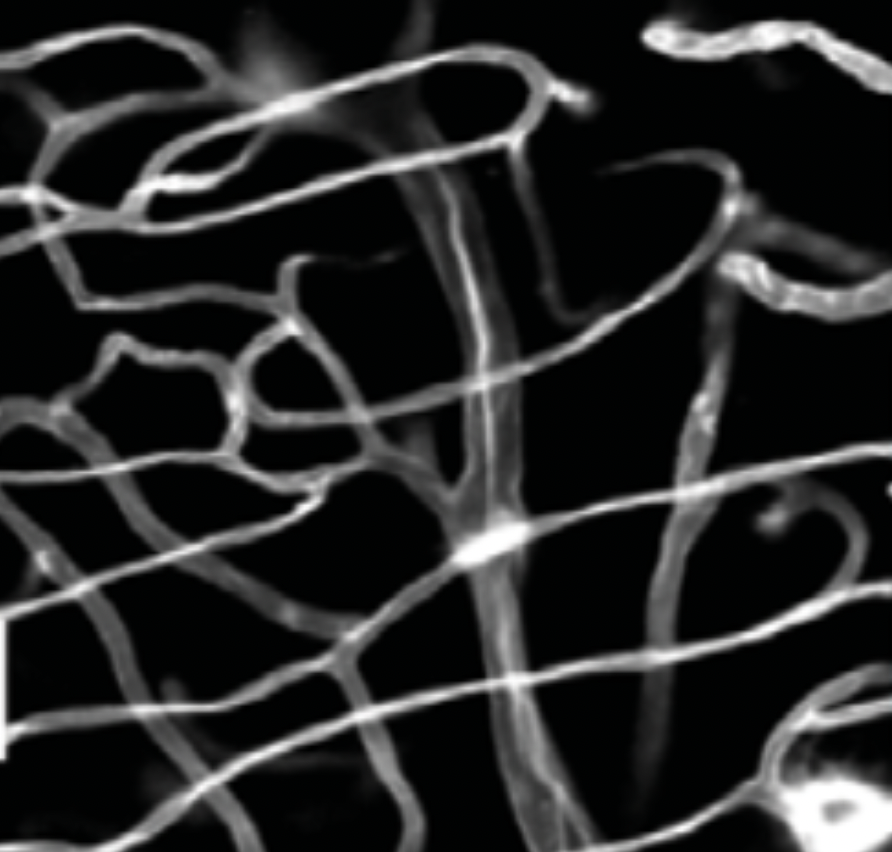
#> input picture microvascularpython/retina_superficial2.png, 892 x 852 px, found by its file name
$ python sharpenvessel.py
#> lines starting #> are read from the running program, lines starting #| are printed output that depends on the picture
import cv2
import numpy as np

#Reading img
img =cv2.imread("/Users/daisymaturo/Downloads/microvascularpython/retina_superficial2.png")
#> img is the input picture: shape (852, 892, 3); mean B, G, R 40.1, 40.2, 39.7

#Gaussian kernel for sharpening
gaussian_blur = cv2.GaussianBlur(img, (7,7), 2)

#Sharpening with addWeighted()
sharpened1 = cv2.addWeighted(img,1.5,gaussian_blur, -0.5,0)
sharpened2 = cv2.addWeighted(img,3.5,gaussian_blur, -2.5,0)
sharpened3 = cv2.addWeighted(img,7.5,gaussian_blur, -6.5,0)
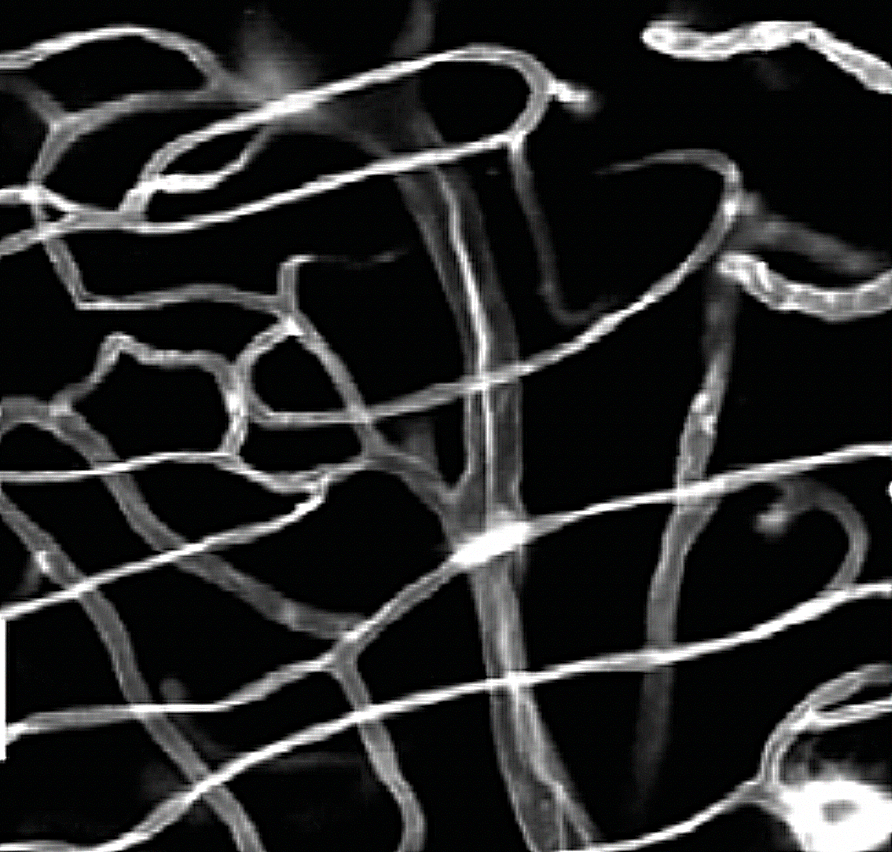
#> sharpened3: shape (852, 892, 3); mean B, G, R 41.4, 41.5, 41


#Showing sharpened images
cv2.imshow("Sharpened 3", sharpened3)
cv2.imshow("Sharpened 2", sharpened2)
cv2.imshow("Sharpened 1", sharpened1)
cv2.imshow("Original", img)
cv2.waitKey(0)

$ run again, with microvascularpython/intermediate_layer.png copied over microvascularpython/retina_superficial2.png
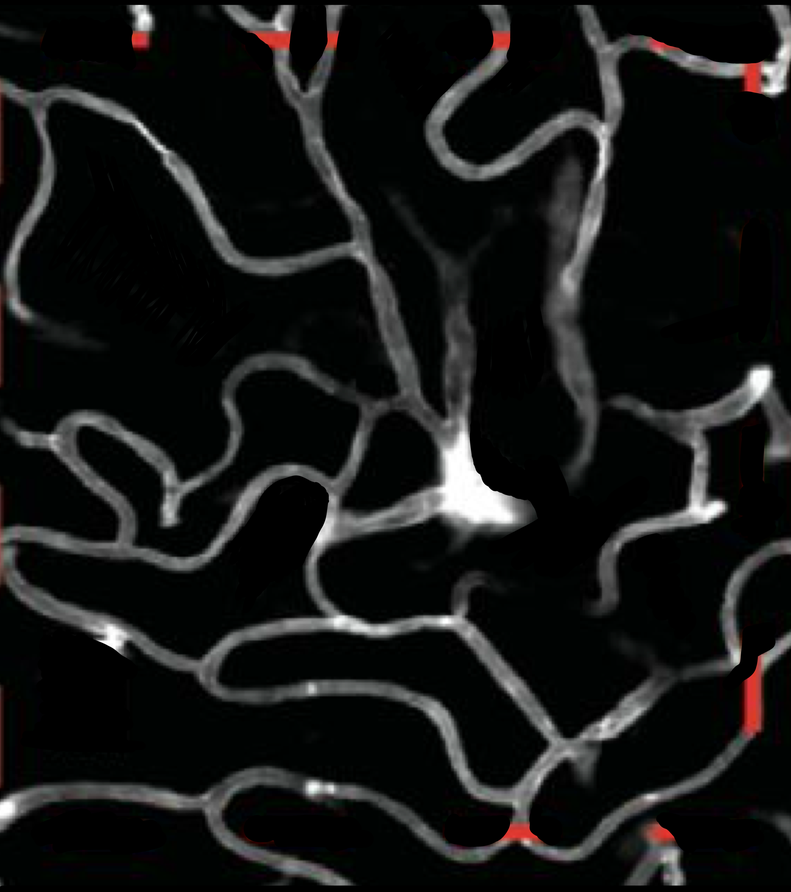
#> input picture microvascularpython/intermediate_layer.png, 791 x 892 px, shrunk from 2219 x 2500 before the run, found by its file name
#> img is the input picture: shape (892, 791, 3); mean B, G, R 21.7, 22.5, 21.6
#> `sharpened3 = cv2.addWeighted(img,7.5,gaussian_blur, -6.5,0)`:
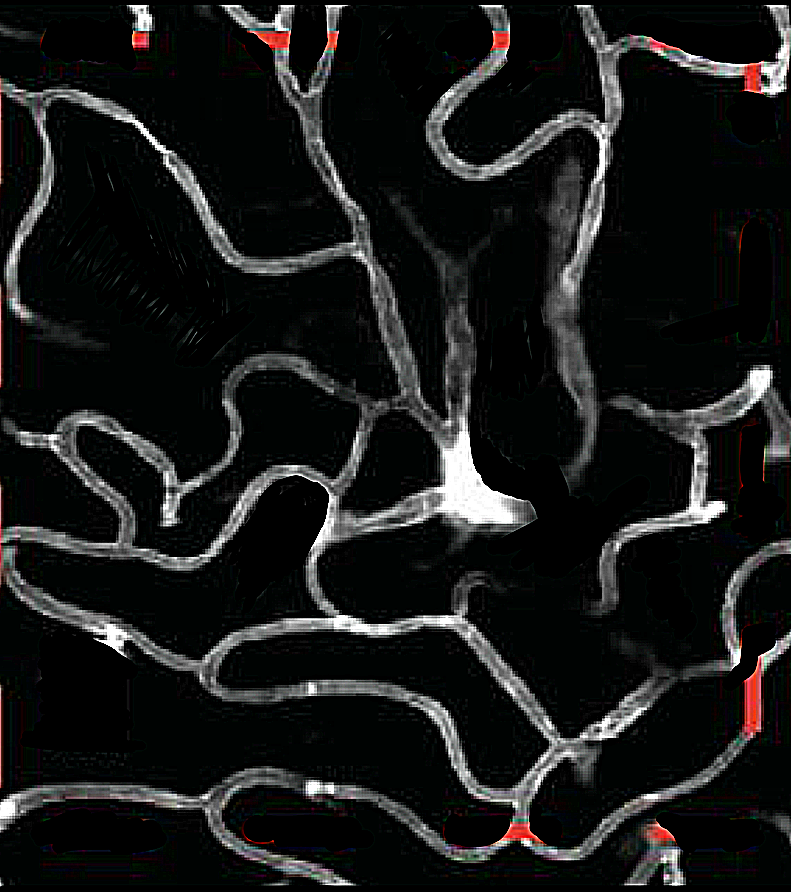
#> sharpened3: shape (892, 791, 3); mean B, G, R 24.7, 25.4, 24.6

$ run again, with microvascularpython/retina_deep1.png copied over microvascularpython/retina_superficial2.png
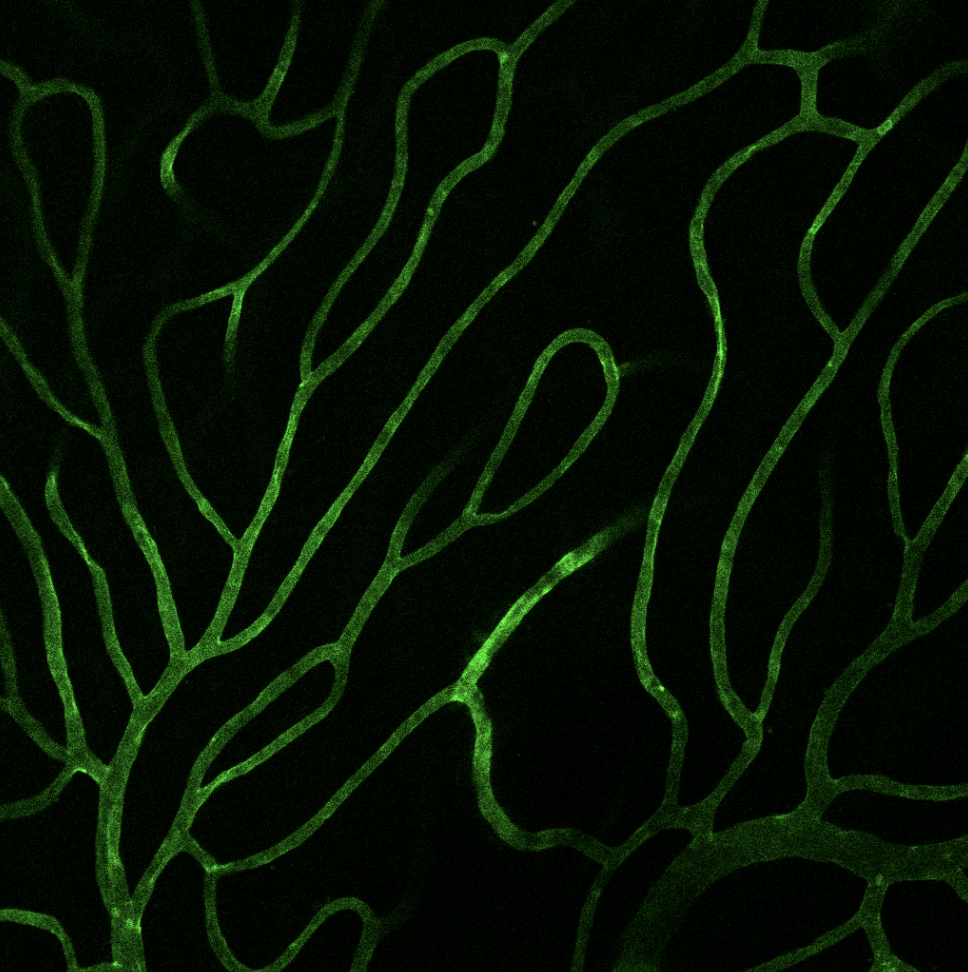
#> input picture microvascularpython/retina_deep1.png, 968 x 972 px, found by its file name
#> img is the input picture: shape (972, 968, 3); mean B, G, R 3.1, 18, 6
#> `sharpened2 = cv2.addWeighted(img,3.5,gaussian_blur, -2.5,0)`:
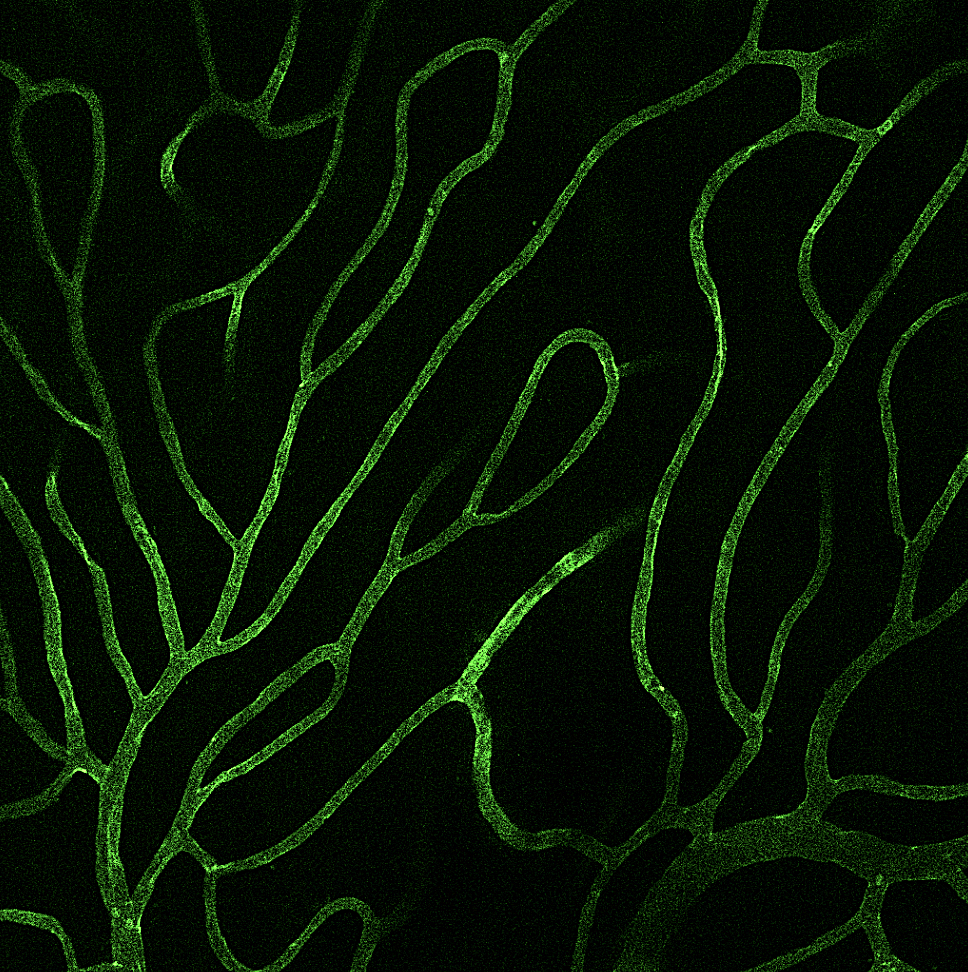
#> sharpened2: shape (972, 968, 3); mean B, G, R 4.1, 21.2, 7.5
#> `sharpened3 = cv2.addWeighted(img,7.5,gaussian_blur, -6.5,0)`:
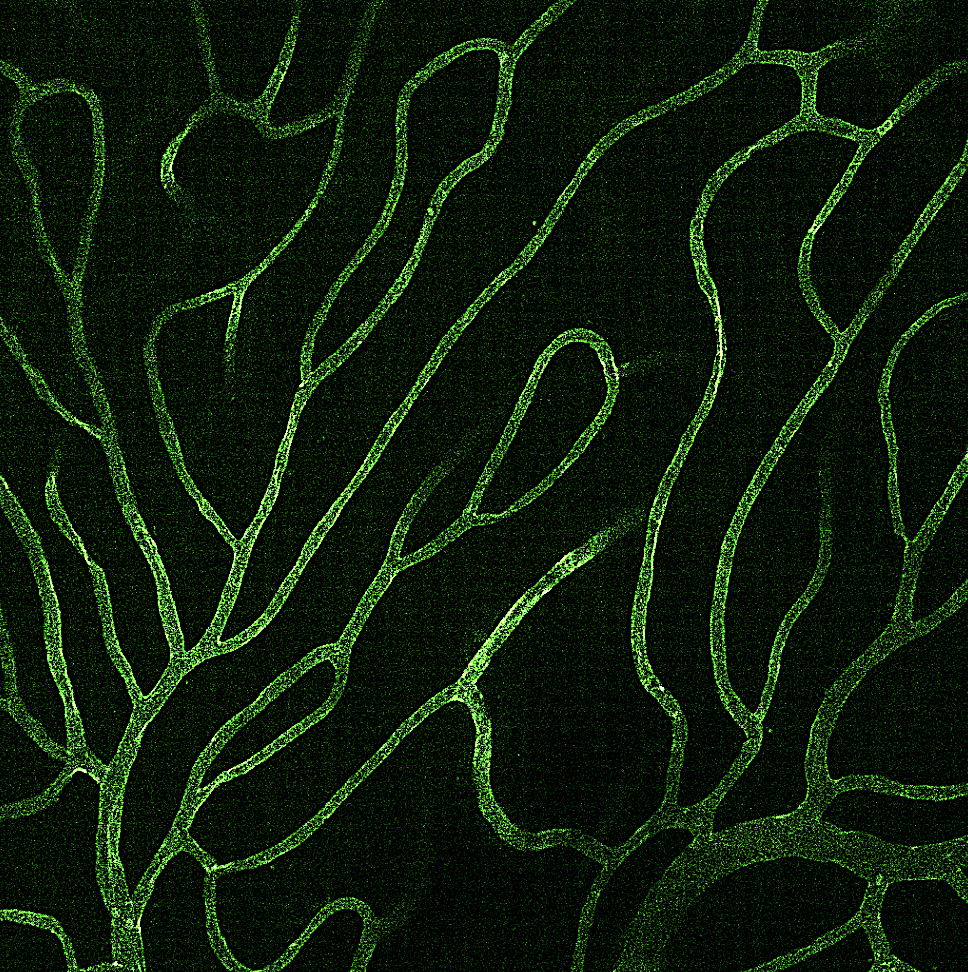
#> sharpened3: shape (972, 968, 3); mean B, G, R 6.4, 28.8, 11

$ run again, with microvascularpython/z.png copied over microvascularpython/retina_superficial2.png
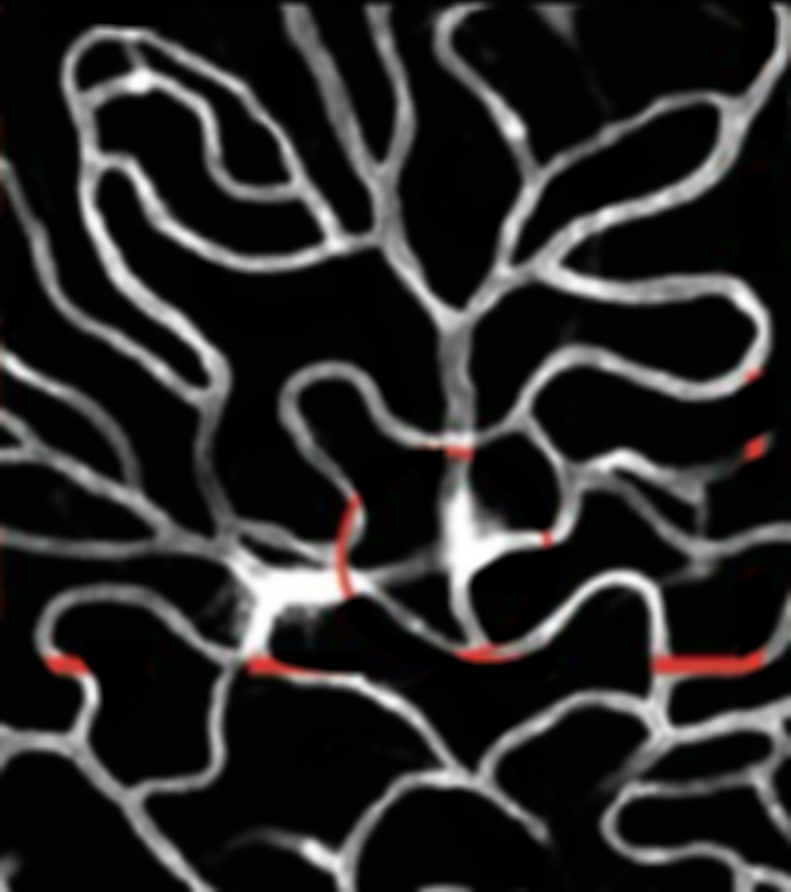
#> input picture microvascularpython/z.png, 791 x 892 px, shrunk from 2219 x 2500 before the run, found by its file name
#> img is the input picture: shape (892, 791, 3); mean B, G, R 39.3, 40, 39.7
#> `sharpened3 = cv2.addWeighted(img,7.5,gaussian_blur, -6.5,0)`:
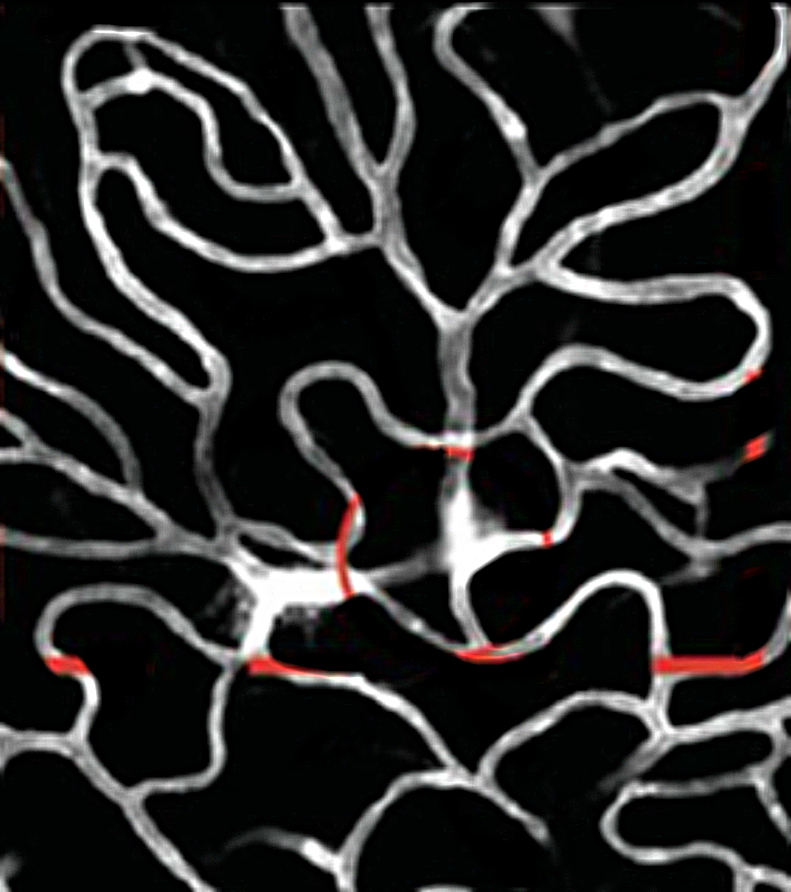
#> sharpened3: shape (892, 791, 3); mean B, G, R 40.4, 41.1, 41
